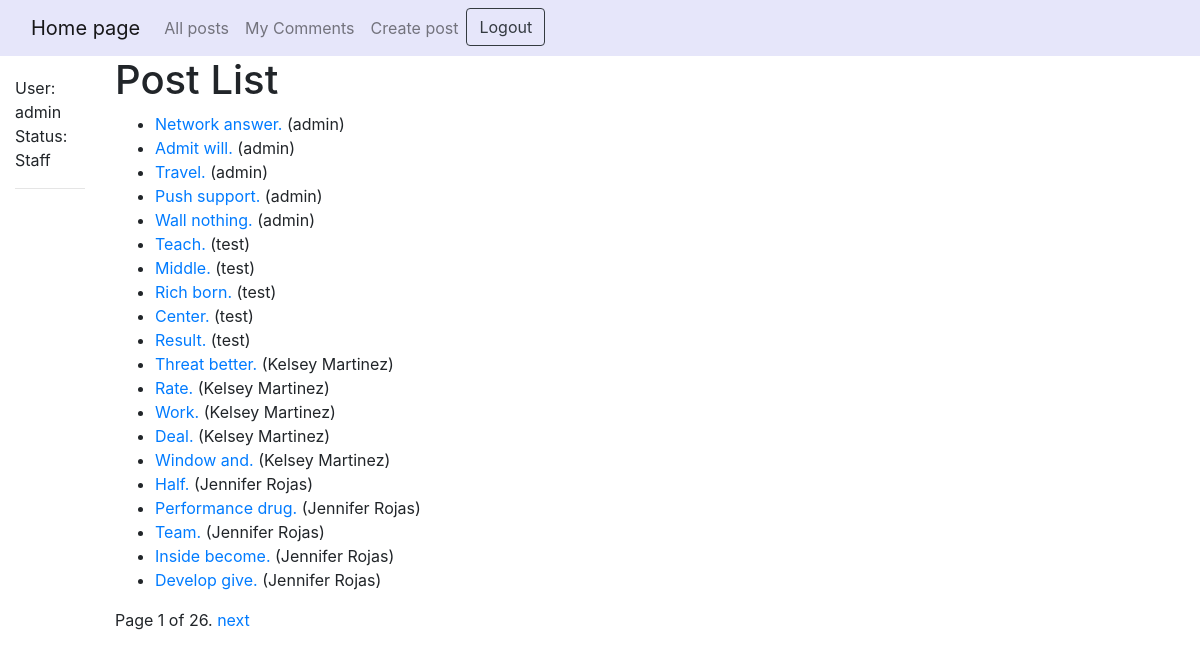
Page /blog/posts/ (signed in) on the committed database.
### blog/models.py (models this page shows, shortened)
class Post(models.Model):
    title = models.CharField(max_length=250)
    brief_description = models.CharField(max_length=250)
    full_description = models.CharField(max_length=500)
    image = models.URLField()
    posted = models.BooleanField(default=False)
    author = models.ForeignKey(get_user_model(), on_delete=models.CASCADE)

### blog/views.py (the view)
# urls.py: path('posts/', views.PostListView.as_view(), name='posts'),
class PostListView(generic.ListView):
    model = Post
    paginate_by = 20
    template_name = 'post_list.html'

### blog/templates/post_list.html
{% extends "base_generic.html" %}
{% block content %}
    <h1>Post List</h1>
    {% if post_list %}
    <ul>
      {% for post in post_list %}
      <li>
        <a href="{% url 'post-detail' post.author.pk %}">{{ post.title }}</a> ({{post.author}})
      </li>
      {% endfor %}
    </ul>
    {% else %}
      <p>There are no posts in the blog.</p>
    {% endif %}
{% endblock %}}

### blog/templates/base_generic.html (shortened to what this page needs)
<!DOCTYPE html>
<html lang="en">
<head>
  <link rel="stylesheet" href="https://cdn.jsdelivr.net/npm/bootstrap@4.5.3/dist/css/bootstrap.min.css">
  {% load static %}
    <link rel="stylesheet" href="{% static 'css/styles.css' %}">
</head>
<body>
<nav class="navbar navbar-expand-lg navbar-light" style="background-color: #e6e6fa;">
  <div class="container-fluid">
    <a class="navbar-brand" href="{% url 'index' %}">Home page</a>
    <div class="collapse navbar-collapse" id="navbarScroll">
      <ul class="navbar-nav me-auto my-2 my-lg-0 navbar-nav-scroll" style="--bs-scroll-height: 100px;">
        <li class="nav-item">
          <a class="nav-link" href="{% url 'posts' %}">All posts</a>
        </li>
        {% if user.is_authenticated %}
            <li class="nav-item">
                <a class="nav-link" href="{% url 'my-comments' %}">My Comments</a>
            </li>
            <li class="nav-item">
                <a class="nav-link" href="{% url 'create-post' %}">Create post</a>
            </li>
            <li class="nav-item">
                <a class="btn btn-outline-dark" href="{% url 'logout' %}">Logout</a>
            </li>
        {% endif %}
      </ul>
    </div>
  </div>
</nav>
<div class="container-fluid">
    <div class="row">
        <div class="col-sm-1">
        {% block sidebar %}
        <ul class="sidebar-nav">
            {% if user.is_authenticated %}
                <li>User: {{ user.get_username }}</li>
            {% endif %}
            {% if user.is_staff %}
                <li>Status: Staff</li>
            {% endif %}
        </ul>
      <hr />
       {% endblock %}
       </div>
<div class="col-sm-10 ">
    {% block content %}{% endblock %}
    {% block pagination %}
        {% if is_paginated %}
            <div class="pagination">
                <span class="page-links">
                <span class="page-current">
                  Page {{ page_obj.number }} of {{ page_obj.paginator.num_pages }}.
                </span>
              {% if page_obj.has_next %}
                 <a href="{{ request.path }}?page={{ page_obj.next_page_number }}">next</a>
              {% endif %}
                </span>
            </div>
        {% endif %}
{% endblock %}
</body>
</html>

### blog/static/css/styles.css (style rules this page uses)
.sidebar-nav { margin-top: 20px; padding: 0; list-style: none; }

### rows in the picture
Post: title "Network answer.", author "admin"
Post: title "Admit will.", author "admin"
Post: title "Travel.", author "admin"
Post: title "Push support.", author "admin"
Post: title "Wall nothing.", author "admin"
Post: title "Teach.", author "test"
Post: title "Middle.", author "test"
Post: title "Rich born.", author "test"
Post: title "Center.", author "test"
Post: title "Result.", author "test"
Post: title "Threat better.", author "Kelsey Martinez"
Post: title "Rate.", author "Kelsey Martinez"
Post: title "Work.", author "Kelsey Martinez"
Post: title "Deal.", author "Kelsey Martinez"
Post: title "Window and.", author "Kelsey Martinez"
Post: title "Half.", author "Jennifer Rojas"
Post: title "Performance drug.", author "Jennifer Rojas"
Post: title "Team.", author "Jennifer Rojas"
Post: title "Inside become.", author "Jennifer Rojas"
Post: title "Develop give.", author "Jennifer Rojas"

### other values in the picture
{{ user.get_username }} "admin"
{{ page_obj.number }} "1"
{{ page_obj.paginator.num_pages }} "26"
